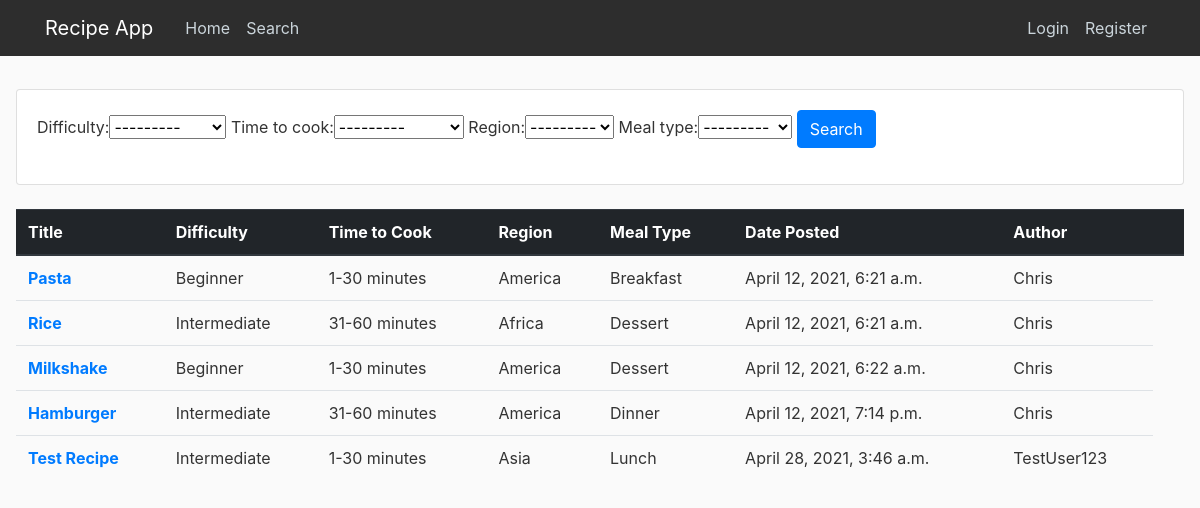
/search/, run on an earlier commit of the app's database.
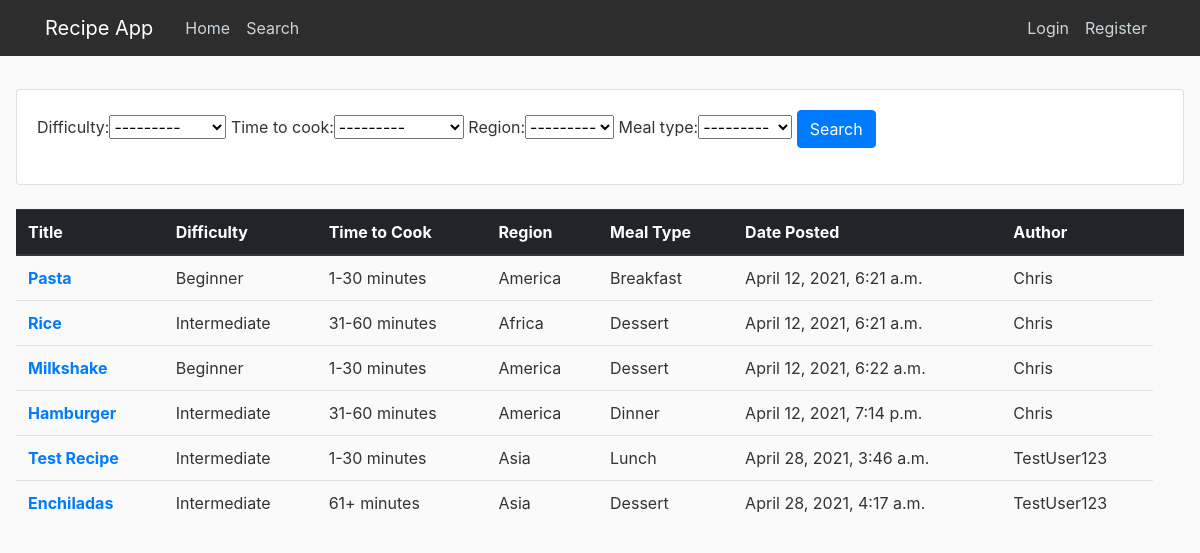
And on a later commit of the database.
### cooking/models.py (models this page shows, shortened)
class Recipe(models.Model):
    DIFFICULTY = [
        ('Beginner', 'Beginner'),
        ('Intermediate', 'Intermediate'),
        ('Expert', 'Expert'),
    ]
    TIME_TO_COOK = [
        ('1-30 minutes', '1-30 minutes'),
        ('31-60 minutes', '31-60 minutes'),
        ('61+ minutes', '61+ minutes'),
    ]
    REGION = [
        ('America', 'America'),
        ('Europe', 'Europe'),
        ('Africa', 'Africa'),
        ('Asia', 'Asia'),
        ('Australia', 'Australia')
    ]
    MEAL_TYPE = [
        ('Breakfast', 'Breakfast'),
        ('Lunch', 'Lunch'),
        ('Dinner', 'Dinner'),
        ('Dessert', 'Dessert'),
        ('Snack', 'Snack'),
    ]
    title = models.CharField(max_length=100, null=True)
    difficulty = models.CharField(
        max_length=100,
        choices=DIFFICULTY,
        null=True
    )
    time_to_cook = models.CharField(
        max_length=100,
        choices=TIME_TO_COOK,
        null=True
    )
    region = models.CharField(
        max_length=100,
        choices=REGION,
        null=True
    )
    meal_type = models.CharField(
        max_length=100,
        choices=MEAL_TYPE,
        null=True
    )
    content = models.TextField(null=True)
    date_posted = models.DateTimeField(default=timezone.now, null=True)
    author = models.ForeignKey(User, on_delete=models.SET_NULL, null=True)
    is_saved = models.BooleanField(default=False)

### cooking/views.py (the view)
# urls.py: path('search/', views.search, name='cooking-search'),
def search(request):
    recipes = Recipe.objects.all()
    myFilter = RecipeFilter(request.GET, queryset=recipes)
    recipes = myFilter.qs
    context = {'recipes': recipes, 'myFilter': myFilter}
    return render(request, 'cooking/search.html', context)

### cooking/templates/cooking/search.html
{% extends "cooking/base.html" %}
{% block content %}
<br>
<div class="row">
  <div class="col">
    <div class="card card-body">
      <form method="get">
        {{ myFilter.form }}
        <button class="btn btn-primary" type="submit">Search</button>
      </form>
    </div>
  </div>
</div>
<br>
<table class="table">
  <thead class="thead-dark">
    <tr>
      <th scope="col">Title</th>
      <th scope="col">Difficulty</th>
      <th scope="col">Time to Cook</th>
        <th scope="col">Region</th>
        <th scope="col">Meal Type</th>
        <th scope="col">Date Posted</th>
        <th scope="col">Author</th>
      <th scope="col"></th>
    </tr>
  </thead>
  <tbody>
  {% for recipe in recipes %}
    <tr>
      <form method="POST" class="form-group">
      <th scope="row"><a href="{% url 'viewRecipe' recipe.id %}">{{ recipe.title }}</a></th>
      <td>{{ recipe.difficulty }}</td>
      <td>{{ recipe.time_to_cook }}</td>
      <td>{{ recipe.region }}</td>
        <td>{{ recipe.meal_type }}</td>
        <td>{{ recipe.date_posted }}</td>
        <td>{{ recipe.author }}</td>
  </form>
    </tr>
  {% endfor %}
  </tbody>
</table>
{% endblock %}

What changed in the data, as far as the page shows it:
added Recipe: title "Enchiladas", difficulty "Intermediate", time_to_cook "61+ minutes", region "Asia", meal_type "Dessert", date_posted "April 28, 2021, 4:17 a.m.", author "TestUser123"
